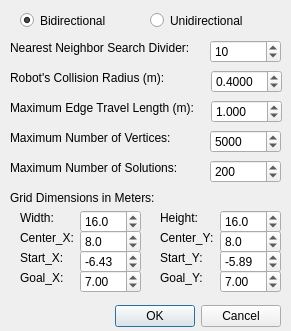
<?xml version="1.0" encoding="UTF-8"?>
<ui version="4.0">
 <class>RRTProperties</class>
 <widget class="QDialog" name="RRTProperties">
  <property name="geometry">
   <rect>
    <x>0</x>
    <y>0</y>
    <width>291</width>
    <height>331</height>
   </rect>
  </property>
  <property name="windowTitle">
   <string>Properties of the RRT Planner</string>
  </property>
  <widget class="QDialogButtonBox" name="buttonBox">
   <property name="geometry">
    <rect>
     <x>10</x>
     <y>300</y>
     <width>271</width>
     <height>32</height>
    </rect>
   </property>
   <property name="orientation">
    <enum>Qt::Horizontal</enum>
   </property>
   <property name="standardButtons">
    <set>QDialogButtonBox::Cancel|QDialogButtonBox::Ok</set>
   </property>
  </widget>
  <widget class="QRadioButton" name="unidirCheck">
   <property name="geometry">
    <rect>
     <x>150</x>
     <y>10</y>
     <width>111</width>
     <height>21</height>
    </rect>
   </property>
   <property name="text">
    <string>Unidirectional</string>
   </property>
  </widget>
  <widget class="QRadioButton" name="bidirCheck">
   <property name="geometry">
    <rect>
     <x>20</x>
     <y>10</y>
     <width>111</width>
     <height>21</height>
    </rect>
   </property>
   <property name="text">
    <string>Bidirectional</string>
   </property>
   <property name="checked">
    <bool>true</bool>
   </property>
  </widget>
  <widget class="QSpinBox" name="NNSearchDiv">
   <property name="geometry">
    <rect>
     <x>210</x>
     <y>40</y>
     <width>71</width>
     <height>23</height>
    </rect>
   </property>
   <property name="maximum">
    <number>20</number>
   </property>
   <property name="value">
    <number>10</number>
   </property>
  </widget>
  <widget class="QLabel" name="lblNNsearchCard">
   <property name="geometry">
    <rect>
     <x>10</x>
     <y>40</y>
     <width>191</width>
     <height>16</height>
    </rect>
   </property>
   <property name="text">
    <string>Nearest Neighbor Search Divider:</string>
   </property>
  </widget>
  <widget class="QLabel" name="lblNNsearchCard_2">
   <property name="geometry">
    <rect>
     <x>10</x>
     <y>70</y>
     <width>191</width>
     <height>16</height>
    </rect>
   </property>
   <property name="text">
    <string>Robot's Collision Radius (m):</string>
   </property>
  </widget>
  <widget class="QLabel" name="lblNNsearchCard_3">
   <property name="geometry">
    <rect>
     <x>10</x>
     <y>100</y>
     <width>191</width>
     <height>16</height>
    </rect>
   </property>
   <property name="text">
    <string>Maximum Edge Travel Length (m):</string>
   </property>
  </widget>
  <widget class="QLabel" name="lblNNsearchCard_4">
   <property name="geometry">
    <rect>
     <x>10</x>
     <y>130</y>
     <width>191</width>
     <height>16</height>
    </rect>
   </property>
   <property name="text">
    <string>Maximum Number of Vertices:</string>
   </property>
  </widget>
  <widget class="QLabel" name="lblNNsearchCard_5">
   <property name="geometry">
    <rect>
     <x>10</x>
     <y>160</y>
     <width>191</width>
     <height>16</height>
    </rect>
   </property>
   <property name="text">
    <string>Maximum Number of Solutions:</string>
   </property>
  </widget>
  <widget class="QSpinBox" name="MaxNumSol">
   <property name="geometry">
    <rect>
     <x>210</x>
     <y>160</y>
     <width>71</width>
     <height>23</height>
    </rect>
   </property>
   <property name="maximum">
    <number>1000</number>
   </property>
   <property name="singleStep">
    <number>10</number>
   </property>
   <property name="value">
    <number>200</number>
   </property>
  </widget>
  <widget class="QSpinBox" name="MaxNumVert">
   <property name="geometry">
    <rect>
     <x>210</x>
     <y>130</y>
     <width>71</width>
     <height>23</height>
    </rect>
   </property>
   <property name="maximum">
    <number>100000</number>
   </property>
   <property name="singleStep">
    <number>100</number>
   </property>
   <property name="value">
    <number>5000</number>
   </property>
  </widget>
  <widget class="QDoubleSpinBox" name="RobotRadius">
   <property name="geometry">
    <rect>
     <x>211</x>
     <y>70</y>
     <width>71</width>
     <height>23</height>
    </rect>
   </property>
   <property name="decimals">
    <number>4</number>
   </property>
   <property name="singleStep">
    <double>0.001000000000000</double>
   </property>
   <property name="value">
    <double>0.400000000000000</double>
   </property>
  </widget>
  <widget class="QDoubleSpinBox" name="MaxEdgeLength">
   <property name="geometry">
    <rect>
     <x>211</x>
     <y>100</y>
     <width>71</width>
     <height>23</height>
    </rect>
   </property>
   <property name="decimals">
    <number>3</number>
   </property>
   <property name="singleStep">
    <double>0.010000000000000</double>
   </property>
   <property name="value">
    <double>1.000000000000000</double>
   </property>
  </widget>
  <widget class="QLabel" name="lblNNsearchCard_6">
   <property name="geometry">
    <rect>
     <x>10</x>
     <y>190</y>
     <width>191</width>
     <height>16</height>
    </rect>
   </property>
   <property name="text">
    <string>Grid Dimensions in Meters:</string>
   </property>
  </widget>
  <widget class="QLabel" name="lblNNsearchCard_7">
   <property name="geometry">
    <rect>
     <x>20</x>
     <y>210</y>
     <width>41</width>
     <height>16</height>
    </rect>
   </property>
   <property name="text">
    <string>Width:</string>
   </property>
  </widget>
  <widget class="QLabel" name="lblNNsearchCard_8">
   <property name="geometry">
    <rect>
     <x>160</x>
     <y>210</y>
     <width>41</width>
     <height>16</height>
    </rect>
   </property>
   <property name="text">
    <string>Height:</string>
   </property>
  </widget>
  <widget class="QDoubleSpinBox" name="GridHeight">
   <property name="geometry">
    <rect>
     <x>220</x>
     <y>210</y>
     <width>61</width>
     <height>23</height>
    </rect>
   </property>
   <property name="decimals">
    <number>1</number>
   </property>
   <property name="minimum">
    <double>0.100000000000000</double>
   </property>
   <property name="maximum">
    <double>1000.000000000000000</double>
   </property>
   <property name="singleStep">
    <double>0.100000000000000</double>
   </property>
   <property name="value">
    <double>16.000000000000000</double>
   </property>
  </widget>
  <widget class="QDoubleSpinBox" name="GridWidth">
   <property name="geometry">
    <rect>
     <x>80</x>
     <y>210</y>
     <width>61</width>
     <height>23</height>
    </rect>
   </property>
   <property name="decimals">
    <number>1</number>
   </property>
   <property name="minimum">
    <double>0.100000000000000</double>
   </property>
   <property name="maximum">
    <double>1000.000000000000000</double>
   </property>
   <property name="singleStep">
    <double>0.100000000000000</double>
   </property>
   <property name="value">
    <double>16.000000000000000</double>
   </property>
  </widget>
  <widget class="QLabel" name="lblNNsearchCard_9">
   <property name="geometry">
    <rect>
     <x>160</x>
     <y>230</y>
     <width>61</width>
     <height>16</height>
    </rect>
   </property>
   <property name="text">
    <string>Center_Y:</string>
   </property>
  </widget>
  <widget class="QDoubleSpinBox" name="GridCenterX">
   <property name="geometry">
    <rect>
     <x>80</x>
     <y>230</y>
     <width>61</width>
     <height>23</height>
    </rect>
   </property>
   <property name="decimals">
    <number>1</number>
   </property>
   <property name="minimum">
    <double>-100.000000000000000</double>
   </property>
   <property name="maximum">
    <double>100.000000000000000</double>
   </property>
   <property name="singleStep">
    <double>0.100000000000000</double>
   </property>
   <property name="value">
    <double>8.000000000000000</double>
   </property>
  </widget>
  <widget class="QLabel" name="lblNNsearchCard_10">
   <property name="geometry">
    <rect>
     <x>20</x>
     <y>230</y>
     <width>61</width>
     <height>16</height>
    </rect>
   </property>
   <property name="text">
    <string>Center_X:</string>
   </property>
  </widget>
  <widget class="QDoubleSpinBox" name="GridCenterY">
   <property name="geometry">
    <rect>
     <x>220</x>
     <y>230</y>
     <width>61</width>
     <height>23</height>
    </rect>
   </property>
   <property name="decimals">
    <number>1</number>
   </property>
   <property name="minimum">
    <double>-100.000000000000000</double>
   </property>
   <property name="singleStep">
    <double>0.100000000000000</double>
   </property>
   <property name="value">
    <double>8.000000000000000</double>
   </property>
  </widget>
  <widget class="QDoubleSpinBox" name="RobotStart_Y">
   <property name="geometry">
    <rect>
     <x>220</x>
     <y>250</y>
     <width>61</width>
     <height>23</height>
    </rect>
   </property>
   <property name="decimals">
    <number>2</number>
   </property>
   <property name="minimum">
    <double>-100.000000000000000</double>
   </property>
   <property name="singleStep">
    <double>0.100000000000000</double>
   </property>
   <property name="value">
    <double>-5.890000000000000</double>
   </property>
  </widget>
  <widget class="QDoubleSpinBox" name="RobotStart_X">
   <property name="geometry">
    <rect>
     <x>80</x>
     <y>250</y>
     <width>61</width>
     <height>23</height>
    </rect>
   </property>
   <property name="decimals">
    <number>2</number>
   </property>
   <property name="minimum">
    <double>-100.000000000000000</double>
   </property>
   <property name="maximum">
    <double>100.000000000000000</double>
   </property>
   <property name="singleStep">
    <double>0.100000000000000</double>
   </property>
   <property name="value">
    <double>-6.430000000000000</double>
   </property>
  </widget>
  <widget class="QLabel" name="RobotStartX">
   <property name="geometry">
    <rect>
     <x>20</x>
     <y>250</y>
     <width>51</width>
     <height>16</height>
    </rect>
   </property>
   <property name="text">
    <string>Start_X:</string>
   </property>
  </widget>
  <widget class="QLabel" name="lblNNsearchCard_12">
   <property name="geometry">
    <rect>
     <x>160</x>
     <y>250</y>
     <width>51</width>
     <height>16</height>
    </rect>
   </property>
   <property name="text">
    <string>Start_Y:</string>
   </property>
  </widget>
  <widget class="QDoubleSpinBox" name="RobotGoal_Y">
   <property name="geometry">
    <rect>
     <x>220</x>
     <y>270</y>
     <width>61</width>
     <height>23</height>
    </rect>
   </property>
   <property name="decimals">
    <number>2</number>
   </property>
   <property name="minimum">
    <double>-100.000000000000000</double>
   </property>
   <property name="singleStep">
    <double>0.100000000000000</double>
   </property>
   <property name="value">
    <double>7.000000000000000</double>
   </property>
  </widget>
  <widget class="QDoubleSpinBox" name="RobotGoal_X">
   <property name="geometry">
    <rect>
     <x>80</x>
     <y>270</y>
     <width>61</width>
     <height>23</height>
    </rect>
   </property>
   <property name="decimals">
    <number>2</number>
   </property>
   <property name="minimum">
    <double>-100.000000000000000</double>
   </property>
   <property name="maximum">
    <double>100.000000000000000</double>
   </property>
   <property name="singleStep">
    <double>0.100000000000000</double>
   </property>
   <property name="value">
    <double>7.000000000000000</double>
   </property>
  </widget>
  <widget class="QLabel" name="RobotGoalY">
   <property name="geometry">
    <rect>
     <x>160</x>
     <y>270</y>
     <width>51</width>
     <height>16</height>
    </rect>
   </property>
   <property name="text">
    <string>Goal_Y:</string>
   </property>
  </widget>
  <widget class="QLabel" name="lblNNsearchCard_14">
   <property name="geometry">
    <rect>
     <x>20</x>
     <y>270</y>
     <width>51</width>
     <height>16</height>
    </rect>
   </property>
   <property name="text">
    <string>Goal_X:</string>
   </property>
  </widget>
 </widget>
 <resources/>
 <connections>
  <connection>
   <sender>buttonBox</sender>
   <signal>rejected()</signal>
   <receiver>RRTProperties</receiver>
   <slot>reject()</slot>
   <hints>
    <hint type="sourcelabel">
     <x>316</x>
     <y>260</y>
    </hint>
    <hint type="destinationlabel">
     <x>286</x>
     <y>274</y>
    </hint>
   </hints>
  </connection>
 </connections>
</ui>
